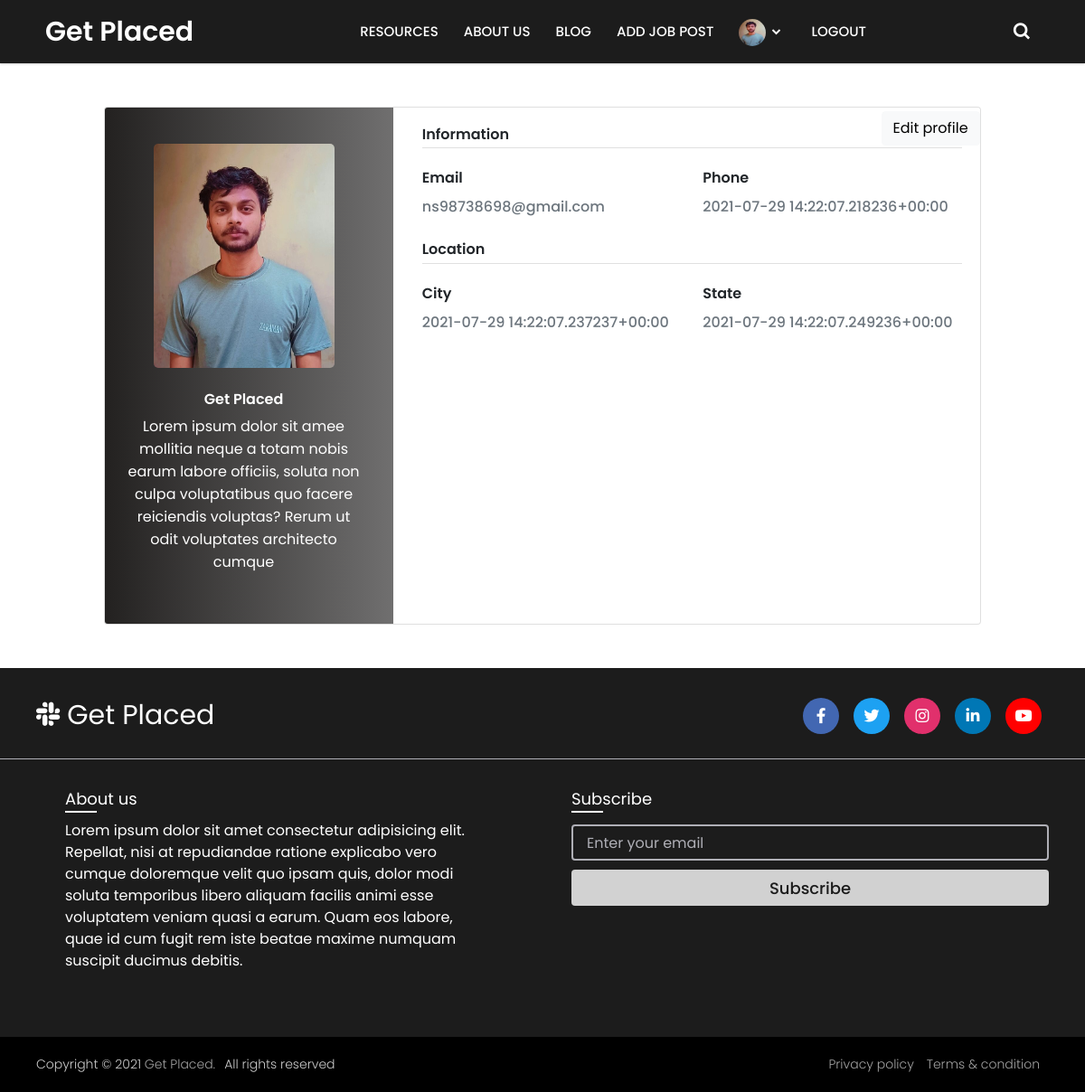
Page /2/Profile/ (signed in) on the earlier database version.
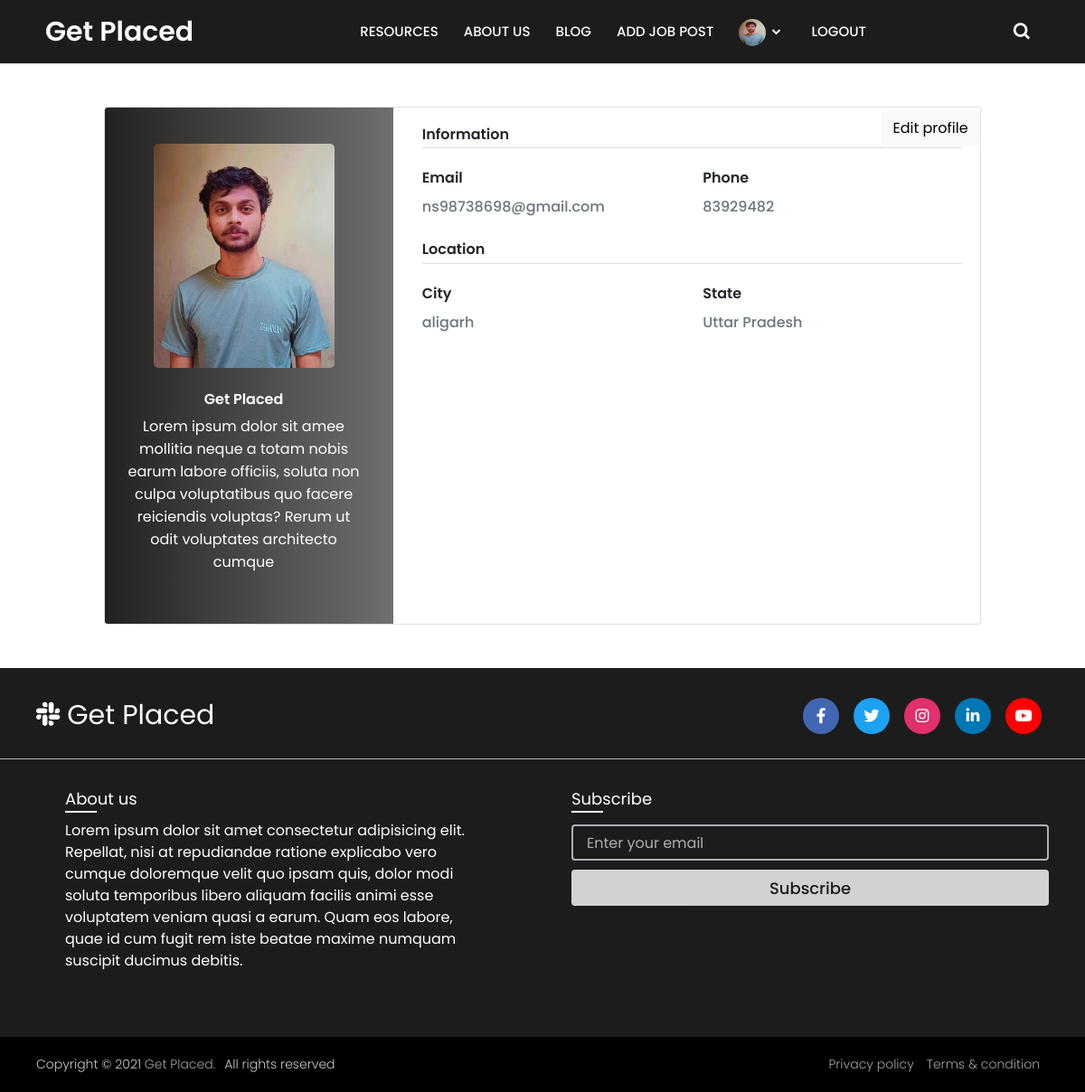
Same page on the later database version.
### app/models.py (models this page shows, shortened)
class Profile(models.Model):
    user = models.OneToOneField(User,null=True, on_delete=models.CASCADE)
    bio = models.TextField()
    profile_pic = models.ImageField(null=True, blank=True, upload_to="images/profile/")
    Mobile_Number = models.CharField(max_length=12)
    Gender = models.CharField(choices=GENDER,max_length=50)
    city=models.CharField(max_length=50)
    state=models.CharField(choices=STATE_CHOICES,max_length=50)
    twitter_url = models.CharField(max_length=255,null=True, blank=True)
    instagram_url = models.CharField(max_length=255,null=True, blank=True)
    linkdin_url = models.CharField(max_length=255,null=True, blank=True)
    github_url = models.CharField(max_length=255,null=True, blank=True)

### app/views.py (the view)
# urls.py: path('<int:pk>/Profile/',views.ShowProfileView.as_view(),name="show_profile"),
class ShowProfileView(DetailView):
    model = Profile
    template_name = 'account/user_profile.html'
    def get_context_data(self,*args,**kwargs):
        context = super(ShowProfileView, self).get_context_data(*args,**kwargs)
        page_user = get_object_or_404(Profile, id=self.kwargs['pk'])
        context["page_user"] = page_user
        context['page_user_post'] = StudentBlogModel.objects.filter(author=self.kwargs['pk']).order_by('-post_date')
        return context

### app/templates/account/user_profile.html (shortened to what this page needs)
{% extends "app/base.html" %} {% load static %} {% block main-content %}
<div class="page-content page-container my-5" id="page-content">
    <div class="m-3">
        <div class="row d-flex justify-content-center">
            <div class="col-sm-10 col-xl-10 col-md-8">
                <div class="card user-card-full">
                    <div class="row m-l-0 m-r-0">
                        <div class="col-sm-4 bg-c-lite-green user-profile">
                            <div class="card-block text-center text-white">
                                <div class="m-b-25">
                                {% if page_user.profile_pic %}
                                        <img src="{{page_user.profile_pic.url}}" height="150" width="200" class="img-radius img-fluid" alt="User-Profile-Image">
                                {% else %}
                                        <img src="{% static 'app/images/default2.png' %}" height="150" width="200" class="img-radius img-fluid" alt="User-Profile-Image">
                                {% endif %}
                                 </div>
                                <h6 class="f-w-600">{{ page_user.user.first_name|capfirst }} {{page_user.user.last_name|capfirst }}</h6>
                                <p>{{page_user.bio}}</p>
                            </div>
                        </div>
                        <div class="col-sm-8">
                        {% if user.is_authenticated %}
                        {% if user.id == profile.user.id %}
                                                <div style="float:right;" class="mt-1 mr-1">
                                                    <a href="{% url 'edit_profile' user.profile.id %}" class="btn btn-light" >Edit profile</a>
                                                </div>
                        {% endif %}
                        {% endif %}
                            <div class="card-block">
                                <h6 class="m-b-20 p-b-5 b-b-default f-w-600">Information</h6>
                                <div class="row">
                                    <div class="col-sm-6">
                                        <p class="m-b-10 f-w-600">Email</p>
                                        <h6 class="text-muted f-w-400">{{page_user.user.email}}</h6>
                                    </div>
                                    <div class="col-sm-6">
                                        <p class="m-b-10 f-w-600">Phone</p>
                                        <h6 class="text-muted f-w-400">{{page_user.Mobile_Number}}</h6>
                                    </div>
                                </div>
                                <h6 class="m-b-20 m-t-40 p-b-5 b-b-default f-w-600">Location</h6>
                                <div class="row">
                                    <div class="col-sm-6">
                                        <p class="m-b-10 f-w-600">City</p>
                                        <h6 class="text-muted f-w-400">{{page_user.city}}</h6>
                                    </div>
                                    <div class="col-sm-6">
                                        <p class="m-b-10 f-w-600">State</p>
                                        <h6 class="text-muted f-w-400">{{page_user.state}}</h6>
                                    </div>
                                </div>
                            </div>
                        </div>
                    </div>
                </div>
            </div>
        </div>
    </div>
</div>
{% endblock main-content %}

Differences in the rows shown:
changed Profile "Get": Mobile_Number "2021-07-29 14:22:07.218236+00:00" → "83929482"; city "2021-07-29 14:22:07.237237+00:00" → "aligarh"; state "2021-07-29 14:22:07.249236+00:00" → "Uttar Pradesh"
